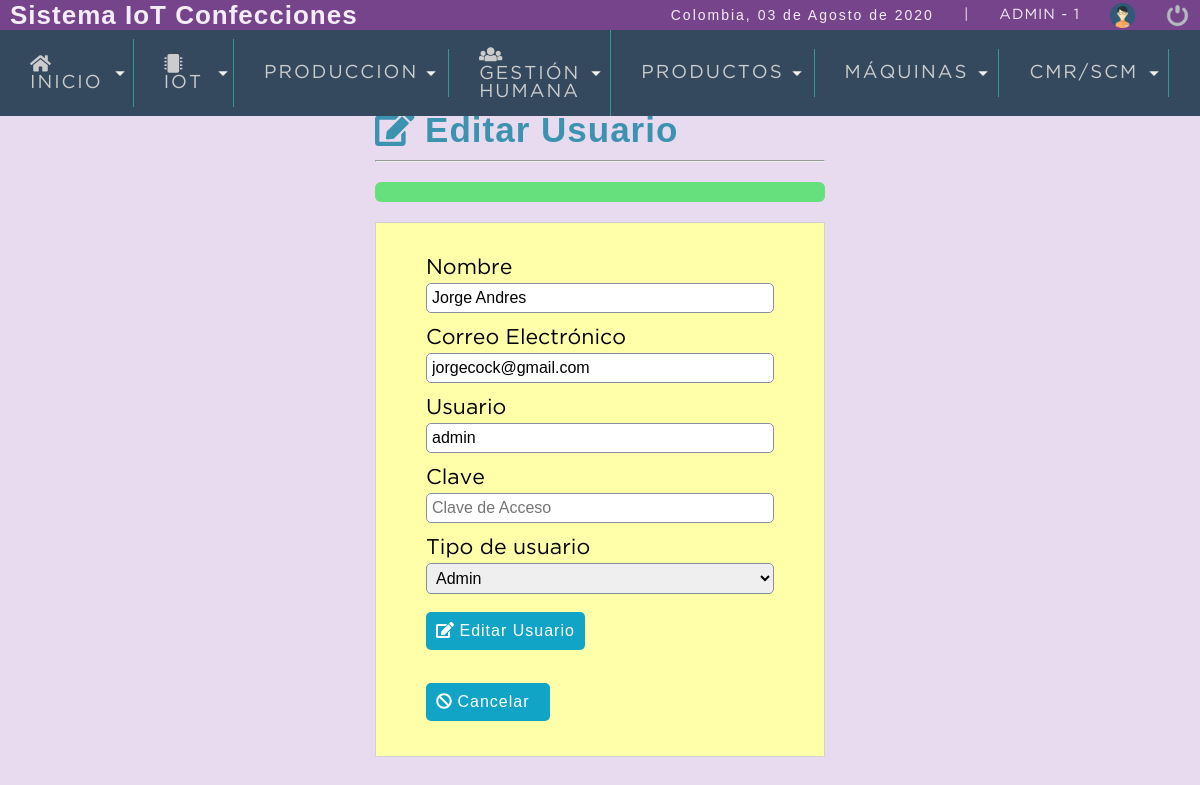
/sistema/editar_usuario.php?id=1 (signed in), run on the app's committed database.
### tables this page shows
CREATE TABLE `usuario` (
  `idusuario` int(11) NOT NULL,
  `nombre` varchar(50) DEFAULT NULL,
  `correo` varchar(100) DEFAULT NULL,
  `usuario` varchar(15) DEFAULT NULL,
  `clave` varchar(100) DEFAULT NULL,
  `rol` int(11) DEFAULT NULL,
  `status` int(11) NOT NULL DEFAULT 1,
  `created_at` datetime DEFAULT current_timestamp(),
  `updated_at` datetime DEFAULT NULL,
  `deleted_at` datetime DEFAULT NULL
);

CREATE TABLE `rol` (
  `idrol` int(11) NOT NULL,
  `rol` varchar(20) DEFAULT NULL,
  `status` int(11) NOT NULL DEFAULT 1,
  `created_at` datetime DEFAULT current_timestamp(),
  `updated_at` datetime DEFAULT NULL,
  `deleted_at` datetime DEFAULT NULL
);

### sistema/editar_usuario.php (the view, shortened to what this page needs)
<?php
	$idusuario=$_REQUEST['id'];
	include "../conexion.php";
	$sql=mysqli_query($conexion,"SELECT u.idusuario, u.nombre, u.correo, u.usuario, u.rol as idrol, r.rol as rol FROM usuario u INNER JOIN rol r on u.rol= r.idrol WHERE (u.idusuario=$idusuario AND u.status=1)");
	$result_sql=mysqli_num_rows($sql);
	if ($result_sql==0){
		header('location: lista_usuarios.php');
	}else{
		while ($data=mysqli_fetch_array($sql)) {
			$nombre=$data['nombre'];
			$correo=$data['correo'];
			$usuario=$data['usuario'];
			$idrol=$data['idrol'];
		}
	}
?>
<!DOCTYPE html>
<html lang="en">
<head>
	<?php  include "includes/scripts.php"; ?>
</head>
<body>
	<?php  include "includes/header.php"; ?>
	<section id="container">
		<div class="form_register">
			<h1><i class="fas fa-edit"></i> Editar Usuario</h1>
			<hr>
			<div class="alert"> <?php echo isset($alert) ? $alert : ''; ?></div>
			<form action="" method="post">
				<label for='nombre'>Nombre</label>
				<input type="text" name="nombre" id="nombre" placeholder="Nombre Completo" value="<?php echo $nombre; ?>">
				<label for='correo'>Correo Electrónico</label>
				<input type="email" name="correo" id="correo" placeholder="Correo Electrónico" value="<?php echo $correo; ?>">
				<label for="usuario">Usuario</label>
				<input type="text" name="usuario" id="usuario" placeholder="Usuario" value="<?php echo $usuario; ?>">
				<label for="clave">Clave</label>
				<input type="password" name="clave" id="clave" placeholder="Clave de Acceso" >
				<label for="rol">Tipo de usuario</label>
				<?php
					include "../conexion.php";
					$query_rol = mysqli_query($conexion,"SELECT * FROM rol");
					$result_rol = mysqli_num_rows($query_rol);
				?>
				<select name="rol" id="rol" class="notItemOne">
					<?php
						if($result_rol>0){
							while ($rol_a= mysqli_fetch_array($query_rol)) { ?>
								<option value="<?php echo $rol_a["idrol"]; ?>"
									<?php if($idrol==$rol_a["idrol"]){echo " selected";} ?>>
									<?php echo $rol_a["rol"];?>
								</option><?php
							}
						}
					?>
				</select>
				<br>
				<button type="submit" class="btn_save"><i class="fas fa-edit"></i> Editar Usuario</button>
				<br>
				<a class="btn_cancel" href="lista_usuarios.php"><i class="fas fa-ban"></i> Cancelar</a>
			</form>
		</div>
	</section>
</body>
</html>

### sistema/css/style1.css (style rules this page uses)
* { margin: 0; padding: 0; box-sizing: border-box; }
body { background: #E8DAEF; }
h1, h2, h3, h4, h5, h6 { font-family: 'arial'; font-weight: bold; letter-spacing: 1px; }
h1 { font-size: 26px; }
a { text-decoration: none; font-family: arial; letter-spacing: 1px; }
#container { padding: 90px 15px 15px; }
.form_register { width: 450px; margin: auto; margin-top: 20px; }
.form_register h1 { color: #3c93b0; }
hr { border: 1 background: #AAA; height: 2px; margin: 10px 0; display: block; }
form { background: #FFA; margin: auto; padding: 20px 50px; border: 1px solid #d1d1d1; }
label { display: block; font-size: 16pt; font-family: 'GothamBook'; margin: 15px auto 5px auto; }
input,select { display: block; width: 100%; font-size: 12pt; padding: 5px; border: 1px solid #85929e; border-radius: 5px; }
.btn_save { font-size: 12pt; background: #12a4c6; padding: 10px; color: #FFF; letter-spacing: 1px; border: 0; cursor: pointer; margin: 30 auto 15px auto; display: block; border-radius: 5px; }
.btn_cancel { font-size: 12pt; background: #12a4c6; padding: 10px; color: #FFF; letter-spacing: 1px; border: 0; cursor: pointer; margin: 30 auto 15px auto; display: block; border-radius: 5px; }
.alert { width: 100%; background: #66e07d; border-radius: 6px; margin: 20px auto; }
.alert { padding: 10px; }
#container h1 { font-size: 35px; display: inline-block; }
.btn_cancel,.btn_ok { width: 124px; display: inline-block; border-radius: 5px; font-size: 12pt; background: #12a4c6; padding: 10px; color: #FFF; letter-spacing: 1px; border: 0; cursor: pointer; margin: 15px auto; }

### data on the page
usuario: nombre "Jorge Andres", correo "jorgecock@gmail.com", usuario "admin", rol "Admin"

### other printed values
fechaC() "03 de Agosto de 2020"
$_SESSION['user'] "ADMIN"
$_SESSION['rol'] "1"
